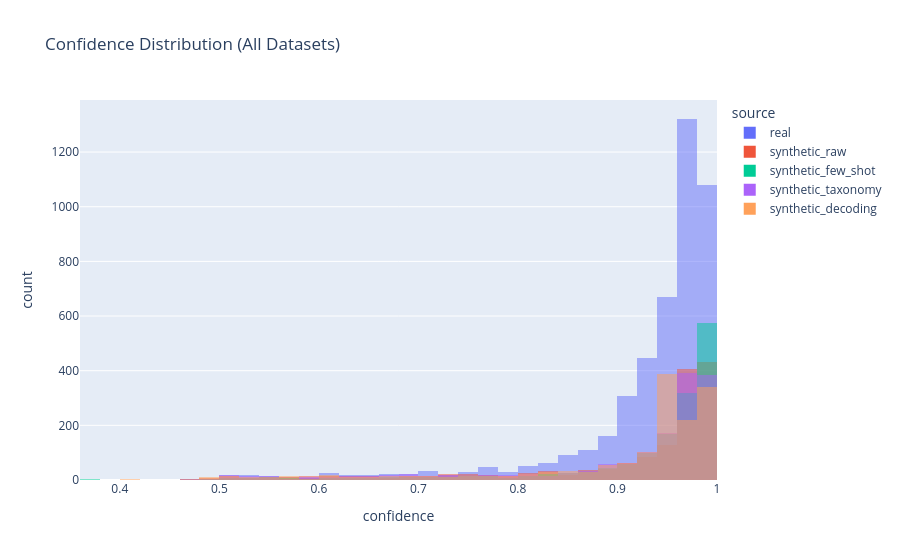

The code cell stored with this chart in its notebook:
### Code cell
plot_df = []

for name, df in datasets.items():
    tmp = df.copy()
    tmp["source"] = name
    plot_df.append(tmp)

plot_df = pd.concat(plot_df)

fig = px.histogram(
    plot_df,
    x="confidence",
    color="source",
    nbins=50,
    barmode="overlay",
    opacity=0.5,
    title="Confidence Distribution (All Datasets)"
)
fig.show()

### Figure 1 — Plotly figure (JSON) as saved in the notebook; plotly's stock layout.template omitted (floating-point values rounded to 4 significant figures; data arrays with more than 128 entries replaced by an {"elided": "..."} marker saying what was removed)
{"data": [{"bingroup": "x", "hovertemplate": "source=real<br>confidence=%{x}<br>count=%{y}<extra></extra>", "legendgroup": "real", "marker": {"color": "#636efa", "opacity": 0.5, "pattern": {"shape": ""}}, "name": "real", "nbinsx": 50, "orientation": "v", "showlegend": true, "type": "histogram", "x": {"elided": "4649 float values"}, "xaxis": "x", "yaxis": "y"}, {"bingroup": "x", "hovertemplate": "source=synthetic_raw<br>confidence=%{x}<br>count=%{y}<extra></extra>", "legendgroup": "synthetic_raw", "marker": {"color": "#EF553B", "opacity": 0.5, "pattern": {"shape": ""}}, "name": "synthetic_raw", "nbinsx": 50, "orientation": "v", "showlegend": true, "type": "histogram", "x": {"elided": "1500 float values"}, "xaxis": "x", "yaxis": "y"}, {"bingroup": "x", "hovertemplate": "source=synthetic_few_shot<br>confidence=%{x}<br>count=%{y}<extra></extra>", "legendgroup": "synthetic_few_shot", "marker": {"color": "#00cc96", "opacity": 0.5, "pattern": {"shape": ""}}, "name": "synthetic_few_shot", "nbinsx": 50, "orientation": "v", "showlegend": true, "type": "histogram", "x": {"elided": "1500 float values"}, "xaxis": "x", "yaxis": "y"}, {"bingroup": "x", "hovertemplate": "source=synthetic_taxonomy<br>confidence=%{x}<br>count=%{y}<extra></extra>", "legendgroup": "synthetic_taxonomy", "marker": {"color": "#ab63fa", "opacity": 0.5, "pattern": {"shape": ""}}, "name": "synthetic_taxonomy", "nbinsx": 50, "orientation": "v", "showlegend": true, "type": "histogram", "x": {"elided": "1500 float values"}, "xaxis": "x", "yaxis": "y"}, {"bingroup": "x", "hovertemplate": "source=synthetic_decoding<br>confidence=%{x}<br>count=%{y}<extra></extra>", "legendgroup": "synthetic_decoding", "marker": {"color": "#FFA15A", "opacity": 0.5, "pattern": {"shape": ""}}, "name": "synthetic_decoding", "nbinsx": 50, "orientation": "v", "showlegend": true, "type": "histogram", "x": {"elided": "1500 float values"}, "xaxis": "x", "yaxis": "y"}], "layout": {"barmode": "overlay", "legend": {"title": {"text": "source"}, "tracegroupgap": 0}, "title": {"text": "Confidence Distribution (All Datasets)"}, "xaxis": {"anchor": "y", "domain": [0, 1], "title": {"text": "confidence"}}, "yaxis": {"anchor": "x", "domain": [0, 1], "title": {"text": "count"}}}}
